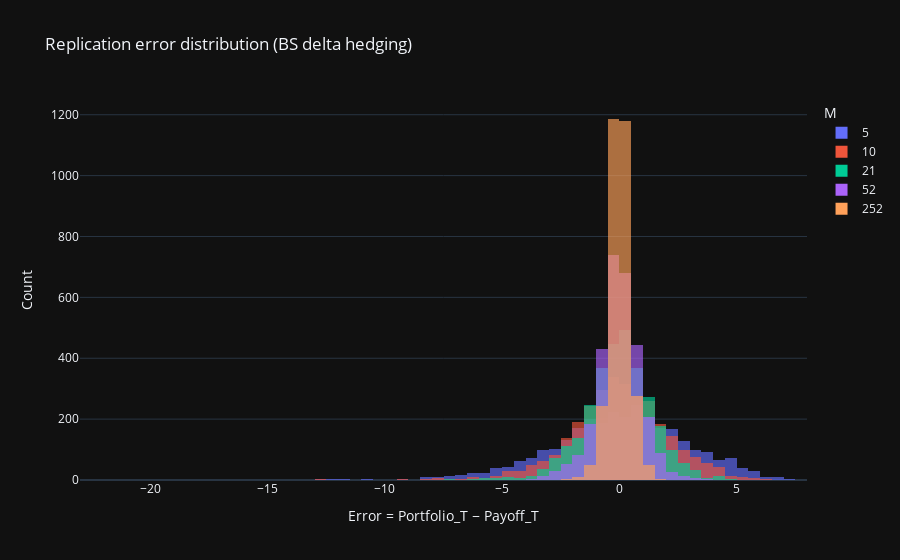
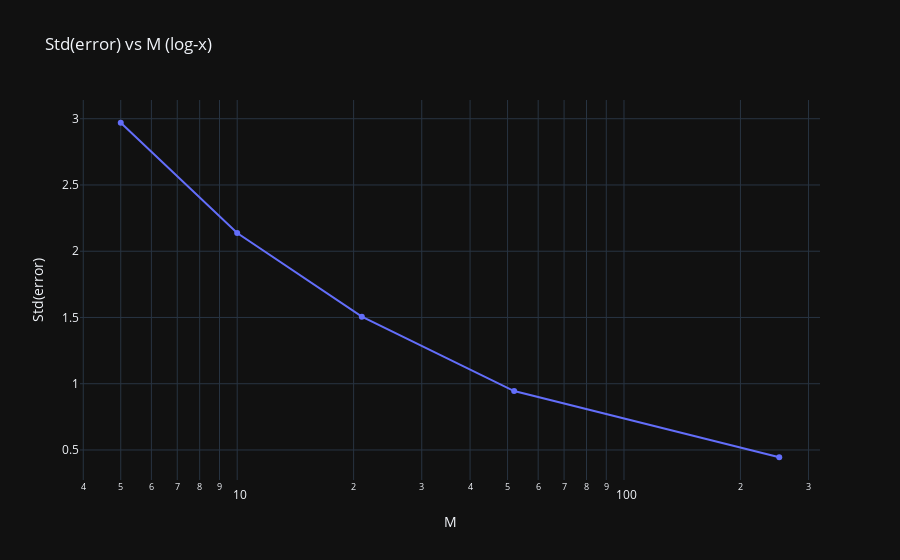

Here is the notebook cell these charts were saved with, in order:
### Code cell
# If you restarted the kernel or didn't run the previous cells, rebuild df_err automatically.
if "df_err" not in globals():
    Ms = [5, 10, 21, 52, 252]
    n_paths = 3000
    df_err = pd.concat(
        [
            pd.DataFrame(
                {
                    "M": M_,
                    "error": hedging_error_distribution_fast(
                        S0, K, T, r, sigma, option_type,
                        M=M_, n_paths=n_paths, seed=SEED, mu_for_path=r
                    ),
                }
            )
            for M_ in Ms
        ],
        ignore_index=True,
    )

fig = px.histogram(df_err, x="error", color="M", nbins=80,
                   title="Replication error distribution (BS delta hedging)",
                   template="plotly_dark", barmode="overlay", opacity=0.65)
fig.update_layout(xaxis_title="Error = Portfolio_T − Payoff_T", yaxis_title="Count")
fig.show()
fig.write_html(ASSETS_DIR / "hedging_error_hist.html")

df_std = df_err.groupby("M")["error"].std().reset_index()
fig2 = go.Figure()
fig2.add_trace(go.Scatter(x=df_std["M"], y=df_std["error"], mode="lines+markers", name="std(error)"))
fig2.update_layout(title="Std(error) vs M (log-x)", xaxis_title="M", yaxis_title="Std(error)", template="plotly_dark")
fig2.update_xaxes(type="log")
fig2.show()
fig2.write_html(ASSETS_DIR / "hedging_error_std_vs_M.html")

### Figure 1 — Plotly figure (JSON) as saved in the notebook; plotly's stock layout.template omitted (floating-point values rounded to 4 significant figures; data arrays with more than 128 entries replaced by an {"elided": "..."} marker saying what was removed)
{"data": [{"alignmentgroup": "True", "bingroup": "x", "hovertemplate": "M=5<br>error=%{x}<br>count=%{y}<extra></extra>", "legendgroup": "5", "marker": {"color": "#636efa", "opacity": 0.65, "pattern": {"shape": ""}}, "name": "5", "nbinsx": 80, "offsetgroup": "5", "orientation": "v", "showlegend": true, "type": "histogram", "x": {"elided": "3000 float values"}, "xaxis": "x", "yaxis": "y"}, {"alignmentgroup": "True", "bingroup": "x", "hovertemplate": "M=10<br>error=%{x}<br>count=%{y}<extra></extra>", "legendgroup": "10", "marker": {"color": "#EF553B", "opacity": 0.65, "pattern": {"shape": ""}}, "name": "10", "nbinsx": 80, "offsetgroup": "10", "orientation": "v", "showlegend": true, "type": "histogram", "x": {"elided": "3000 float values"}, "xaxis": "x", "yaxis": "y"}, {"alignmentgroup": "True", "bingroup": "x", "hovertemplate": "M=21<br>error=%{x}<br>count=%{y}<extra></extra>", "legendgroup": "21", "marker": {"color": "#00cc96", "opacity": 0.65, "pattern": {"shape": ""}}, "name": "21", "nbinsx": 80, "offsetgroup": "21", "orientation": "v", "showlegend": true, "type": "histogram", "x": {"elided": "3000 float values"}, "xaxis": "x", "yaxis": "y"}, {"alignmentgroup": "True", "bingroup": "x", "hovertemplate": "M=52<br>error=%{x}<br>count=%{y}<extra></extra>", "legendgroup": "52", "marker": {"color": "#ab63fa", "opacity": 0.65, "pattern": {"shape": ""}}, "name": "52", "nbinsx": 80, "offsetgroup": "52", "orientation": "v", "showlegend": true, "type": "histogram", "x": {"elided": "3000 float values"}, "xaxis": "x", "yaxis": "y"}, {"alignmentgroup": "True", "bingroup": "x", "hovertemplate": "M=252<br>error=%{x}<br>count=%{y}<extra></extra>", "legendgroup": "252", "marker": {"color": "#FFA15A", "opacity": 0.65, "pattern": {"shape": ""}}, "name": "252", "nbinsx": 80, "offsetgroup": "252", "orientation": "v", "showlegend": true, "type": "histogram", "x": {"elided": "3000 float values"}, "xaxis": "x", "yaxis": "y"}], "layout": {"barmode": "overlay", "legend": {"title": {"text": "M"}, "tracegroupgap": 0}, "title": {"text": "Replication error distribution (BS delta hedging)"}, "xaxis": {"anchor": "y", "domain": [0, 1], "title": {"text": "Error = Portfolio_T − Payoff_T"}}, "yaxis": {"anchor": "x", "domain": [0, 1], "title": {"text": "Count"}}}}

### Figure 2 — Plotly figure (JSON) as saved in the notebook; plotly's stock layout.template omitted (floating-point values rounded to 4 significant figures)
{"data": [{"mode": "lines+markers", "name": "std(error)", "type": "scatter", "x": [5, 10, 21, 52, 252], "y": [2.97, 2.137, 1.506, 0.9446, 0.4451]}], "layout": {"title": {"text": "Std(error) vs M (log-x)"}, "xaxis": {"title": {"text": "M"}, "type": "log"}, "yaxis": {"title": {"text": "Std(error)"}}}}
